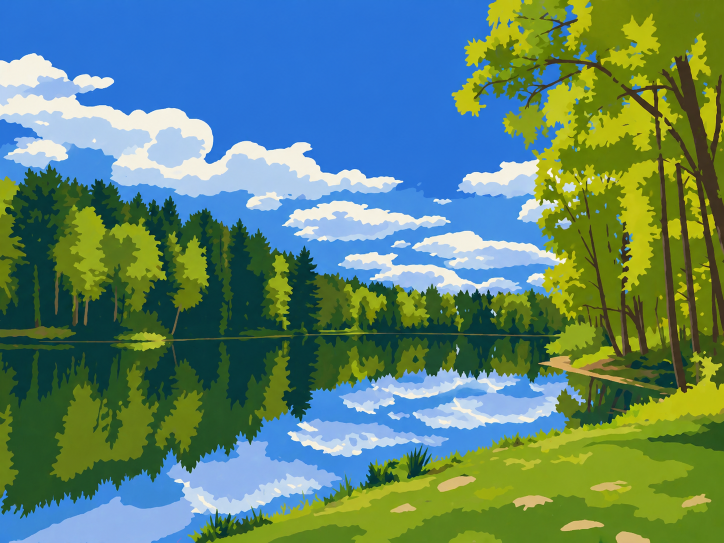
#> input picture example.png, 1448 x 1086 px (shown at 1/2 size)
$ python -i build_expert24_detail_report.py   (imports and definitions only)
#> lines starting #> are read from the running program, lines starting #| are printed output that depends on the picture
#!/usr/bin/env python3
from __future__ import annotations

import argparse
import html
import json
import math
import shutil
from collections import defaultdict
from pathlib import Path
from typing import Any

import cv2
import numpy as np
from PIL import Image, ImageDraw, ImageFont, ImageOps


CONFIG_ORDER = [
    "expert24-current",
    "expert24-color-preserve",
    "expert24-balanced-detail",
    "expert24-max-detail",
    "expert24-balanced-cleanup",
]

KEY_CONFIGS = [
    "expert24-current",
    "expert24-balanced-detail",
    "expert24-max-detail",
    "expert24-balanced-cleanup",
]

SOURCE_LABELS = {
    "1-foto-1": "Camper am Meer",
    "img-1394": "See und Baumlinie",
    "img-1681": "Pferd auf Wiese",
    "img-1704": "Specht im Gruen",
    "img-1998": "Gelbe Blume",
    "foto-1-dog": "Hund im Gras",
    "foto-2-frog": "Frosch",
    "foto-3-stork": "Storch im Nest",
}


# [5 lines left out: function parse_args, not called in this run]


def read_json(path: Path) -> Any:
    return json.loads(path.read_text(encoding="utf-8"))


# [19 lines left out: functions rel_href, report_href, not called in this run]


def load_rgb(path: str | Path) -> Image.Image:
    with Image.open(path) as image:
        return ImageOps.exif_transpose(image).convert("RGB")


# [4 lines left out: function resize_like, not called in this run]


def image_to_np(image: Image.Image) -> np.ndarray:
    return np.asarray(image, dtype=np.uint8)


def canny_edges(rgb: np.ndarray) -> np.ndarray:
    gray = cv2.cvtColor(rgb, cv2.COLOR_RGB2GRAY)
    median = float(np.median(gray))
    lower = int(max(12, 0.66 * median))
    upper = int(min(220, 1.33 * median + 24))
    edges = cv2.Canny(gray, lower, upper)
    return edges > 0


def edge_metrics(source: np.ndarray, output: np.ndarray) -> dict[str, float]:
    source_edges = canny_edges(source)
    output_edges = canny_edges(output)
    kernel = np.ones((3, 3), np.uint8)
    source_dilated = cv2.dilate(source_edges.astype(np.uint8), kernel, iterations=1) > 0
    output_dilated = cv2.dilate(output_edges.astype(np.uint8), kernel, iterations=1) > 0
    source_count = max(1, int(source_edges.sum()))
    output_count = max(1, int(output_edges.sum()))
    recall = float((source_edges & output_dilated).sum() / source_count)
    precision = float((output_edges & source_dilated).sum() / output_count)
    f1 = 0.0 if precision + recall == 0 else 2 * precision * recall / (precision + recall)
    return {
        "edgeRecall": recall,
        "edgePrecision": precision,
        "edgeF1": f1,
        "sourceEdgePixels": float(source_count),
        "outputEdgePixels": float(output_count),
    }


# [50 lines left out: functions rgb_metrics, srgb_to_lab, palette_distinctness, not called in this run]


def total_timing_ms(timings_path: str | Path) -> float:
    timings = read_json(Path(timings_path))
    return float(sum(float(value) for value in timings.values()))


# [5 lines left out: function variant_path, not called in this run]


def source_label(input_id: str) -> str:
    return SOURCE_LABELS.get(input_id, input_id)


# [215 lines left out: functions load_runs, group_rows, summarize, font, fit_cover, crop_box and 3 more, not called in this run]


def fmt(value: float, digits: int = 1) -> str:
    return f"{value:.{digits}f}"


def pct(value: float) -> str:
    return f"{value * 100:.1f}%"


# [385 lines left out: functions risk_label, write_report, main, not called in this run]


# [2 lines not run here, left out]

>>> import cv2
>>> picture = cv2.cvtColor(cv2.imread('../example.png'), cv2.COLOR_BGR2RGB)
>>> result = edge_metrics(picture, 'out.png')
#> in canny_edges, `gray = cv2.cvtColor(rgb, cv2.COLOR_RGB2GRAY)`:
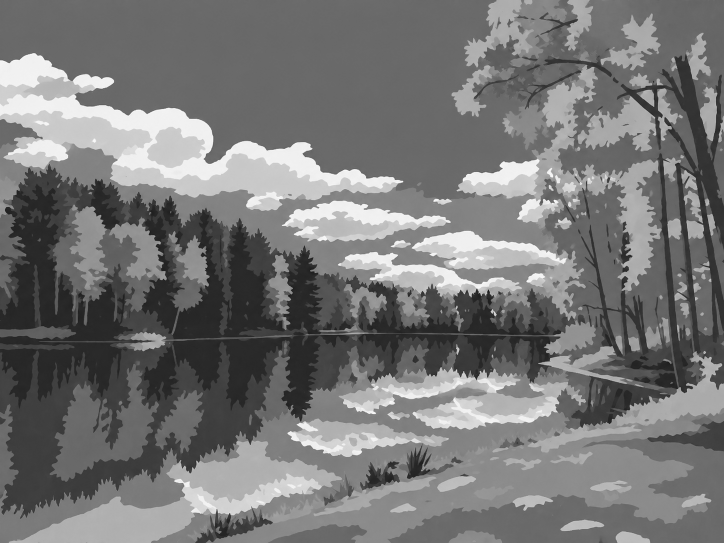
#> gray: shape (1086, 1448) (shown at 1/2 size); min 15, max 255, mean 118.3
#> in canny_edges, `median = float(np.median(gray))`: median = 106
#> in canny_edges, `lower = int(max(12, 0.66 * median))`: lower = 69
#> in canny_edges, `upper = int(min(220, 1.33 * median + 24))`: upper = 164
#> in canny_edges, `edges = cv2.Canny(gray, lower, upper)`:
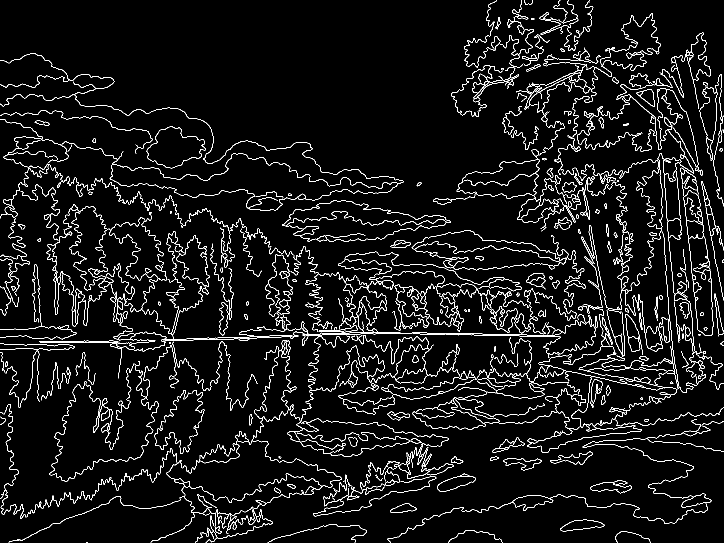
#> edges: shape (1086, 1448) (shown at 1/2 size); 5.6% white in thin lines or dots
#> in canny_edges, `return edges > 0`: returned value: shape (1086, 1448) bool; 5.6% white in thin lines or dots
#> (the run stopped early here; a loop or call above may not have finished)

$ run again, on house.png
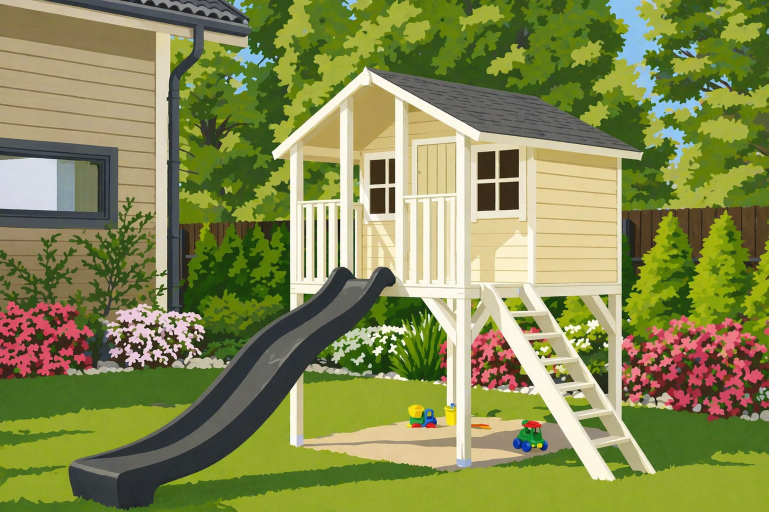
#> input picture house.png, 1537 x 1023 px (shown at 1/2 size)
#> in canny_edges, `gray = cv2.cvtColor(rgb, cv2.COLOR_RGB2GRAY)`:
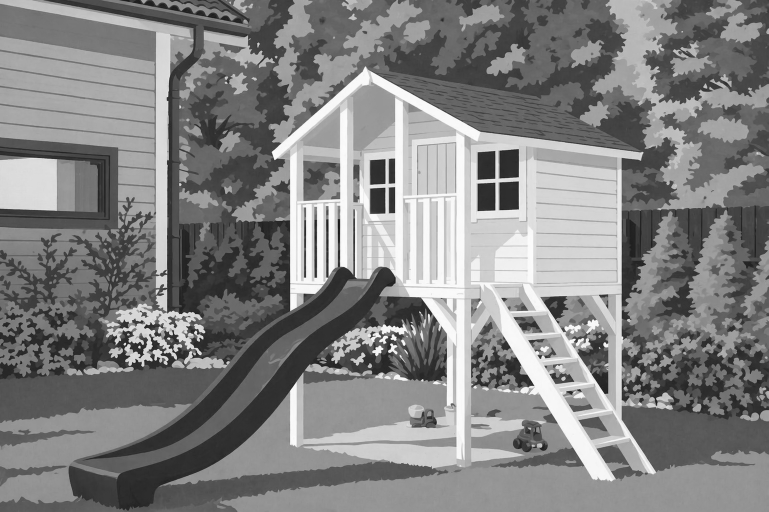
#> gray: shape (1023, 1537) (shown at 1/2 size); min 9, max 255, mean 130.1
#> median = 124
#> lower = 81
#> upper = 188
#> in canny_edges, `edges = cv2.Canny(gray, lower, upper)`:
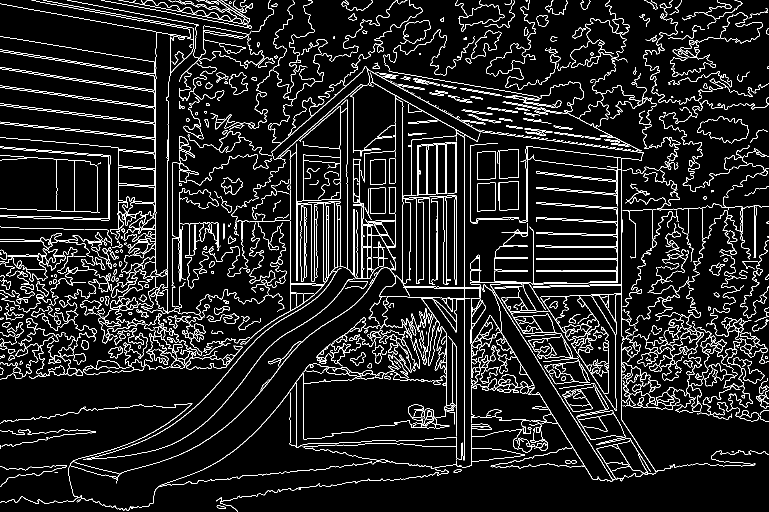
#> edges: shape (1023, 1537) (shown at 1/2 size); 7.8% white in thin lines or dots

$ run again, on malbild.png
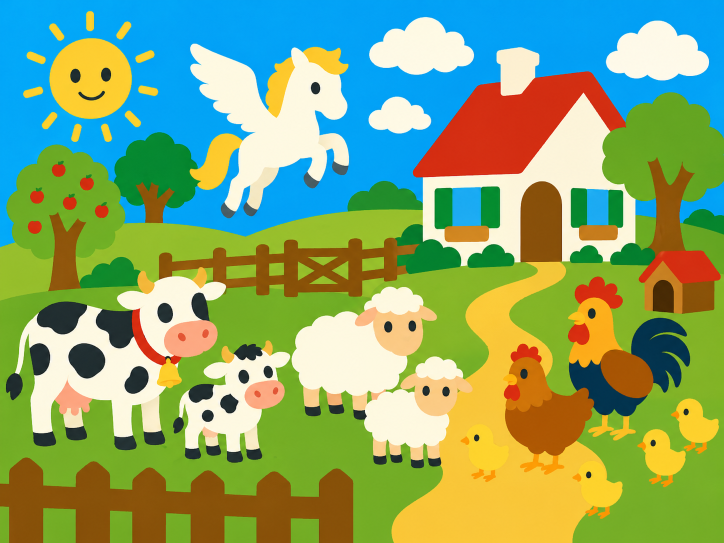
#> input picture malbild.png, 1448 x 1086 px (shown at 1/2 size)
#> in canny_edges, `gray = cv2.cvtColor(rgb, cv2.COLOR_RGB2GRAY)`:
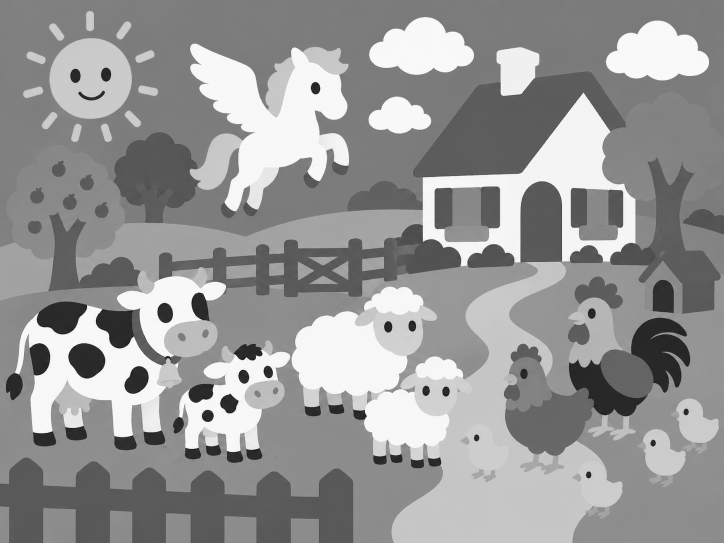
#> gray: shape (1086, 1448) (shown at 1/2 size); min 1, max 255, mean 150.1
#> median = 140
#> lower = 92
#> upper = 210
#> in canny_edges, `edges = cv2.Canny(gray, lower, upper)`:
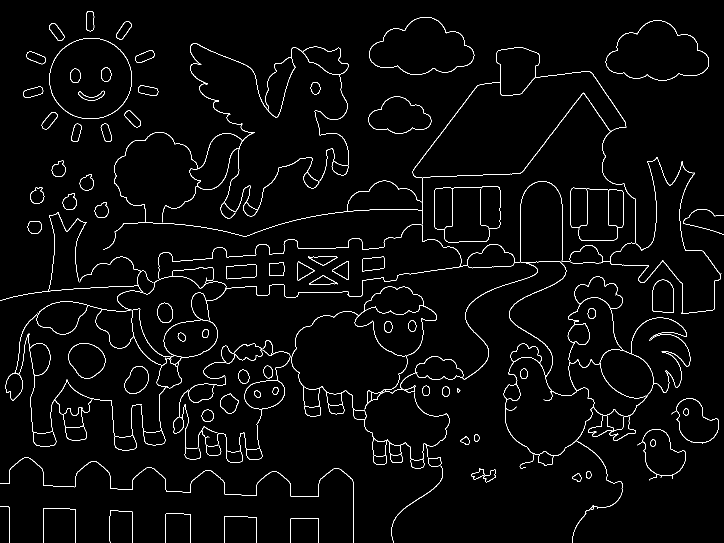
#> edges: shape (1086, 1448) (shown at 1/2 size); 2.5% white in thin lines or dots

$ run again, on tree.png
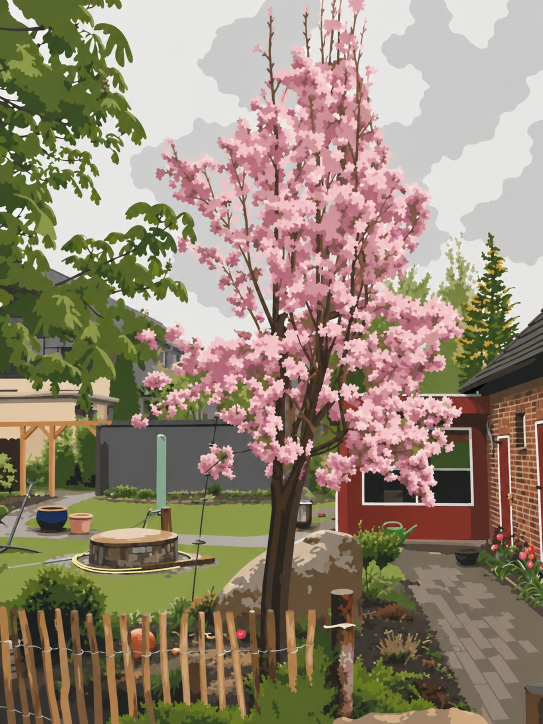
#> input picture tree.png, 1086 x 1448 px (shown at 1/2 size)
#> in canny_edges, `gray = cv2.cvtColor(rgb, cv2.COLOR_RGB2GRAY)`:
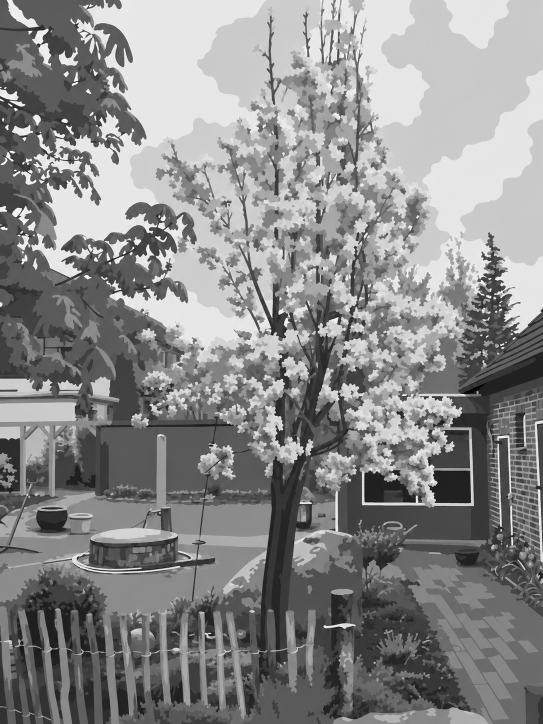
#> gray: shape (1448, 1086) (shown at 1/2 size); min 0, max 255, mean 137.4
#> median = 133
#> lower = 87
#> upper = 200
#> in canny_edges, `edges = cv2.Canny(gray, lower, upper)`:
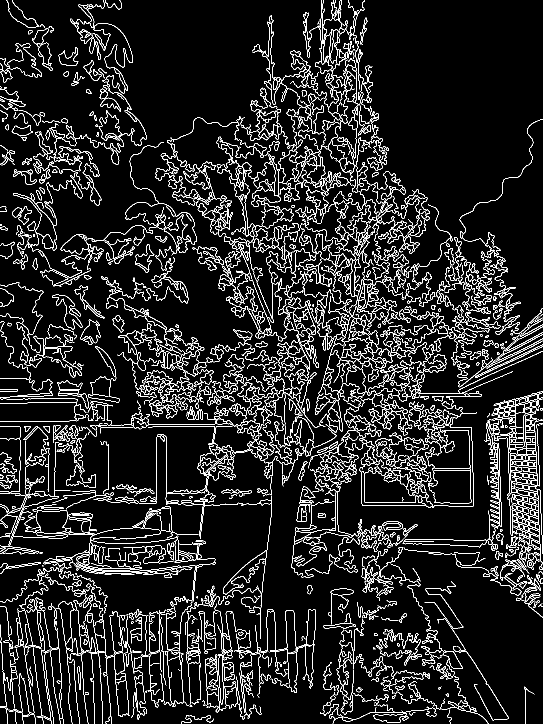
#> edges: shape (1448, 1086) (shown at 1/2 size); 9.2% white in thin lines or dots
